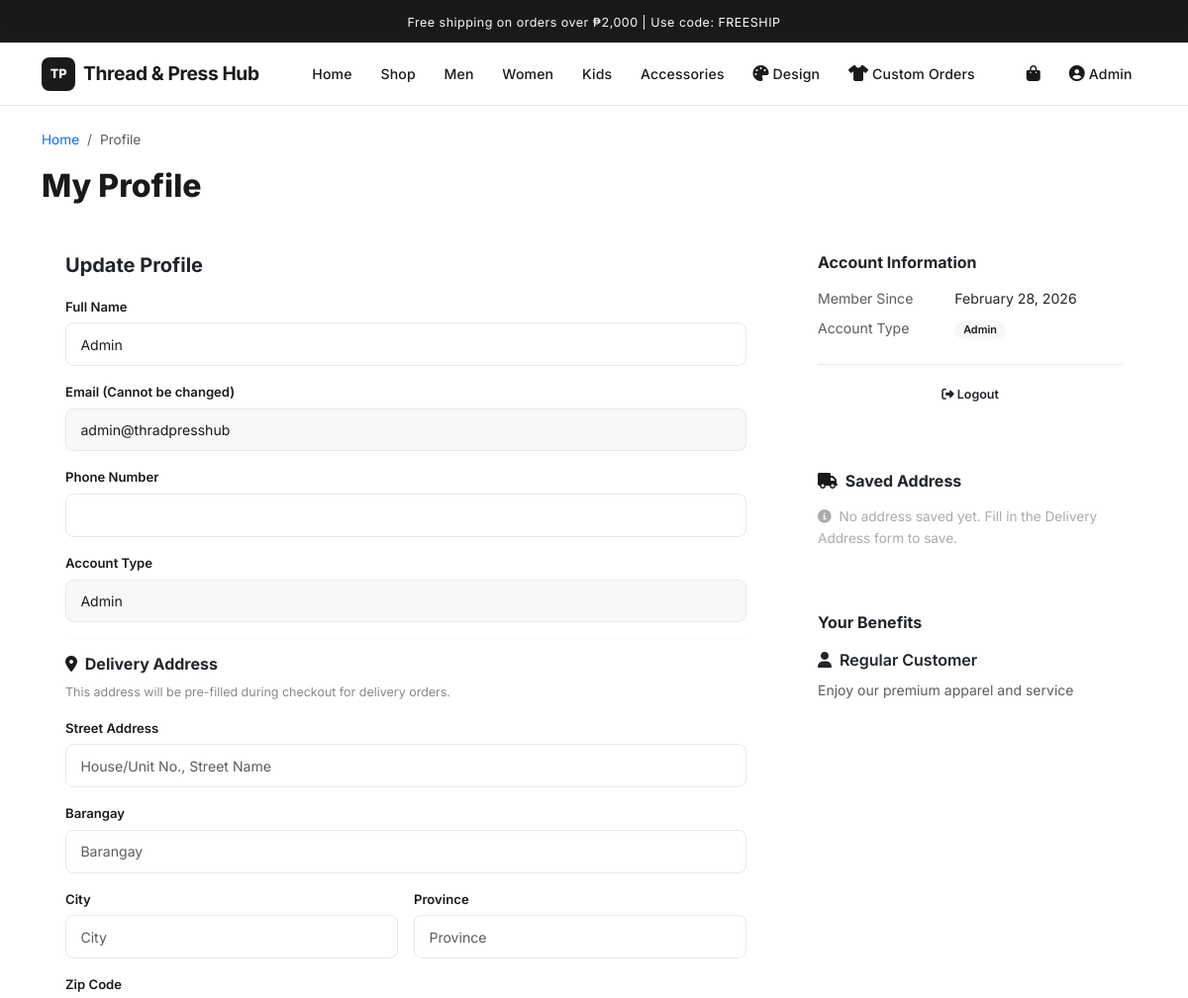
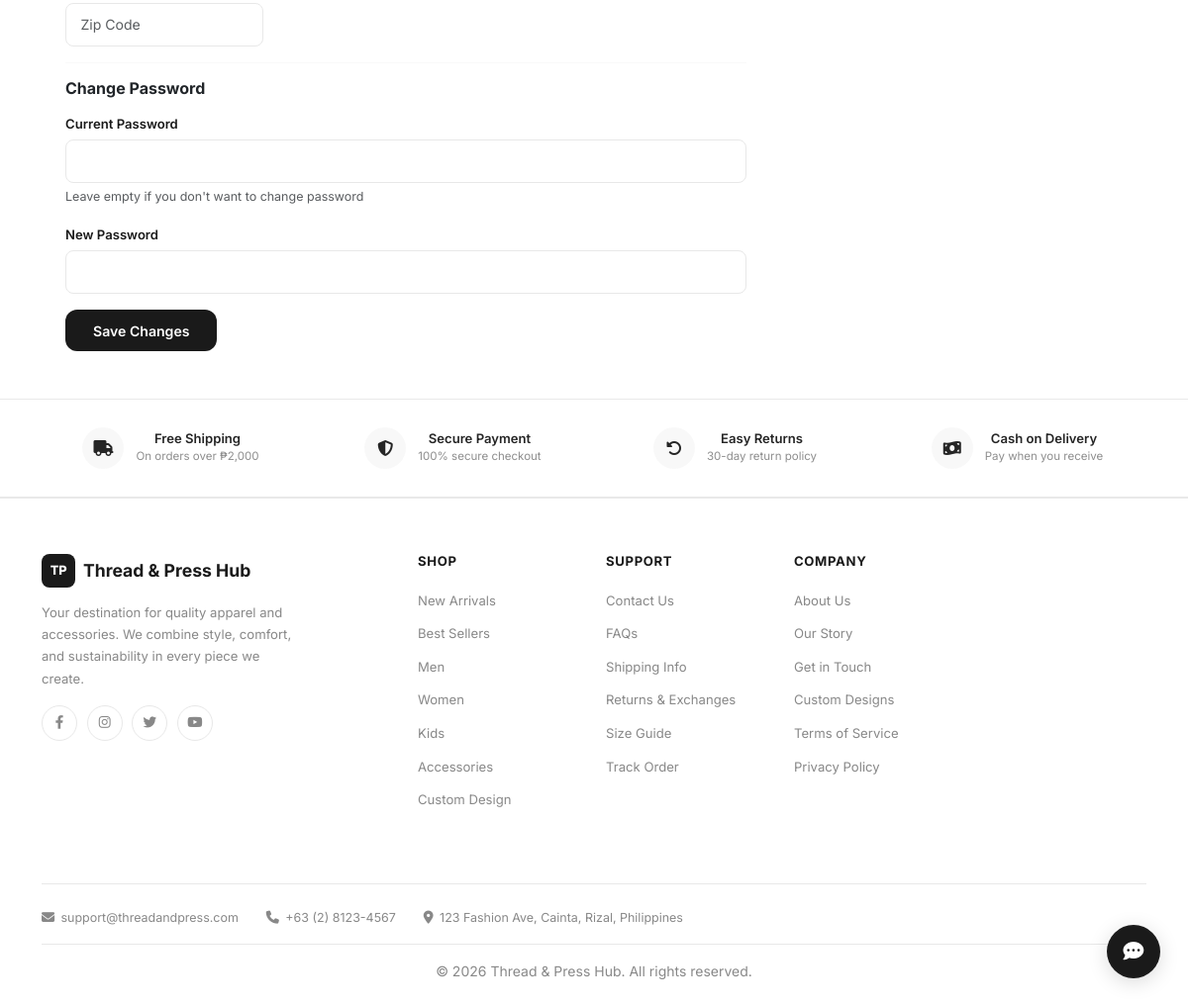
The app's page /profile.php (signed in) with its own data (2 pictures, top to bottom).
### tables this page shows
CREATE TABLE `users` (
  `id` int(11) NOT NULL,
  `fullname` varchar(100) NOT NULL,
  `email` varchar(100) NOT NULL,
  `phone` varchar(20) DEFAULT NULL,
  `password` varchar(255) NOT NULL,
  `user_type` enum('regular','pwd','senior','admin') DEFAULT 'regular',
  `pwd_id` varchar(50) DEFAULT NULL,
  `senior_id` varchar(50) DEFAULT NULL,
  `street_address` varchar(255) DEFAULT NULL,
  `barangay` varchar(100) DEFAULT NULL,
  `city` varchar(100) DEFAULT NULL,
  `province` varchar(100) DEFAULT NULL,
  `zipcode` varchar(20) DEFAULT NULL,
  `created_at` timestamp NOT NULL DEFAULT current_timestamp(),
  `updated_at` timestamp NOT NULL DEFAULT current_timestamp() ON UPDATE current_timestamp()
);

### profile.php (the view, shortened to what this page needs)
<?php
require 'includes/config.php';
$stmt = $conn->prepare("SELECT * FROM users WHERE id = ?");
$stmt->bind_param("i", $_SESSION['user_id']);
$stmt->execute();
$user = $stmt->get_result()->fetch_assoc();
?>
<?php include 'includes/header/header.php'; ?>
<div class="container py-4">
    <nav aria-label="breadcrumb">
        <ol class="breadcrumb" style="font-size:0.85rem;">
            <li class="breadcrumb-item"><a href="index.php" class="text-decoration-none">Home</a></li>
            <li class="breadcrumb-item active">Profile</li>
        </ol>
    </nav>
    <h1 style="font-weight:800; font-size:2rem; margin-bottom:1.5rem;">My Profile</h1>
    <div class="row g-4">
        <div class="col-md-8">
            <div class="card border-0" style="border:1px solid var(--border-light); border-radius:var(--radius-lg);">
                <div class="card-body p-4">
                    <h5 style="font-weight:700; margin-bottom:1.25rem;">Update Profile</h5>
                    <form method="POST">
                        <div class="form-group mb-3">
                            <label class="form-label" style="font-size:0.82rem; font-weight:600;">Full Name</label>
                            <input type="text" class="form-control" name="fullname" value="<?php echo htmlspecialchars($user['fullname']); ?>" required>
                        </div>
                        <div class="form-group mb-3">
                            <label class="form-label" style="font-size:0.82rem; font-weight:600;">Email (Cannot be changed)</label>
                            <input type="email" class="form-control" value="<?php echo htmlspecialchars($user['email']); ?>" disabled style="background:var(--bg-light);">
                        </div>
                        <div class="form-group mb-3">
                            <label class="form-label" style="font-size:0.82rem; font-weight:600;">Phone Number</label>
                            <input type="tel" class="form-control" name="phone" value="<?php echo htmlspecialchars($user['phone'] ?? ''); ?>">
                        </div>
                        <div class="form-group mb-3">
                            <label class="form-label" style="font-size:0.82rem; font-weight:600;">Account Type</label>
                            <input type="text" class="form-control" value="<?php echo ucfirst(str_replace('_', ' ', $user['user_type'])); ?>" disabled style="background:var(--bg-light);">
                        </div>
                        <hr style="border-color:var(--border-light);">
                        <h6 style="font-weight:700; margin-bottom:0.5rem;"><i class="fas fa-map-marker-alt me-1" style="color:var(--accent-green, #2d6a4f);"></i> Delivery Address</h6>
                        <p style="font-size:0.78rem; color:#888; margin-bottom:1rem;">This address will be pre-filled during checkout for delivery orders.</p>
                        <div class="form-group mb-3">
                            <label class="form-label" style="font-size:0.82rem; font-weight:600;">Street Address</label>
                            <input type="text" class="form-control" name="street_address" placeholder="House/Unit No., Street Name" value="<?php echo htmlspecialchars($user['street_address'] ?? ''); ?>">
                        </div>
                        <div class="form-group mb-3">
                            <label class="form-label" style="font-size:0.82rem; font-weight:600;">Barangay</label>
                            <input type="text" class="form-control" name="barangay" placeholder="Barangay" value="<?php echo htmlspecialchars($user['barangay'] ?? ''); ?>">
                        </div>
                        <div class="row g-3 mb-3">
                            <div class="col-md-6">
                                <label class="form-label" style="font-size:0.82rem; font-weight:600;">City</label>
                                <input type="text" class="form-control" name="city" placeholder="City" value="<?php echo htmlspecialchars($user['city'] ?? ''); ?>">
                            </div>
                            <div class="col-md-6">
                                <label class="form-label" style="font-size:0.82rem; font-weight:600;">Province</label>
                                <input type="text" class="form-control" name="province" placeholder="Province" value="<?php echo htmlspecialchars($user['province'] ?? ''); ?>">
                            </div>
                        </div>
                        <div class="form-group mb-3">
                            <label class="form-label" style="font-size:0.82rem; font-weight:600;">Zip Code</label>
                            <input type="text" class="form-control" name="zipcode" placeholder="Zip Code" maxlength="10" style="max-width:200px;" value="<?php echo htmlspecialchars($user['zipcode'] ?? ''); ?>">
                        </div>
                        <hr style="border-color:var(--border-light);">
                        <h6 style="font-weight:700; margin-bottom:1rem;">Change Password</h6>
                        <div class="form-group mb-3">
                            <label class="form-label" style="font-size:0.82rem; font-weight:600;">Current Password</label>
                            <input type="password" class="form-control" name="current_password">
                            <small class="text-muted" style="font-size:0.78rem;">Leave empty if you don't want to change password</small>
                        </div>
                        <div class="form-group mb-3">
                            <label class="form-label" style="font-size:0.82rem; font-weight:600;">New Password</label>
                            <input type="password" class="form-control" name="new_password">
                        </div>
                        <button type="submit" class="btn btn-dark" style="border-radius:12px; font-weight:600; padding:0.65rem 1.75rem;">
                            Save Changes
                        </button>
                    </form>
                </div>
            </div>
        </div>
        <div class="col-md-4">
            <div class="card border-0 mb-3" style="border:1px solid var(--border-light); border-radius:var(--radius-lg);">
                <div class="card-body p-4">
                    <h6 style="font-weight:700; margin-bottom:1rem;">Account Information</h6>
                    <dl class="row" style="font-size:0.88rem; margin-bottom:0;">
                        <dt class="col-sm-5 text-muted fw-normal">Member Since</dt>
                        <dd class="col-sm-7"><?php echo date('F d, Y', strtotime($user['created_at'])); ?></dd>
                        <dt class="col-sm-5 text-muted fw-normal">Account Type</dt>
                        <dd class="col-sm-7">
                            <span class="badge" style="background:var(--bg-light); color:var(--text-dark); font-weight:600;">
                                <?php echo ucfirst(str_replace('_', ' ', $user['user_type'])); ?>
                            </span>
                        </dd>
                    </dl>
                    <div class="mt-3 pt-3" style="border-top:1px solid var(--border-light);">
                        <a href="logout.php" class="btn btn-outline-dark btn-sm w-100" style="border-radius:8px;">
                            <i class="fas fa-sign-out-alt"></i> Logout
                        </a>
                    </div>
                </div>
            </div>
            <div class="card border-0" style="border:1px solid var(--border-light); border-radius:var(--radius-lg);">
                <div class="card-body p-4">
                    <h6 style="font-weight:700; margin-bottom:1rem;"><i class="fas fa-truck me-1" style="color:var(--accent-green, #2d6a4f);"></i> Saved Address</h6>
                    <?php if (!empty($user['street_address'])): ?>
                        <p style="font-size:0.88rem; margin-bottom:0.25rem;"><?php echo htmlspecialchars($user['street_address']); ?></p>
                        <p style="font-size:0.85rem; color:#666; margin-bottom:0.25rem;">
                            <?php echo htmlspecialchars($user['barangay']); ?>, <?php echo htmlspecialchars($user['city']); ?>
                        </p>
                        <p style="font-size:0.85rem; color:#666; margin-bottom:0;">
                            <?php echo htmlspecialchars($user['province']); ?> <?php echo htmlspecialchars($user['zipcode']); ?>
                        </p>
                    <?php else: ?>
                        <p style="font-size:0.85rem; color:#aaa; margin-bottom:0;"><i class="fas fa-info-circle me-1"></i> No address saved yet. Fill in the Delivery Address form to save.</p>
                    <?php endif; ?>
                </div>
            </div>
            <div class="card border-0 mt-3" style="border:1px solid var(--border-light); border-radius:var(--radius-lg);">
                <div class="card-body p-4">
                    <h6 style="font-weight:700; margin-bottom:1rem;">Your Benefits</h6>
                    <?php if ($user['user_type'] === 'pwd'): ?>
                        <p class="mb-1" style="font-weight:600;"><i class="fas fa-check-circle me-1" style="color:var(--success);"></i> 20% PWD Discount</p>
                        <small class="text-muted">Enjoy 20% off on all orders</small>
                    <?php elseif ($user['user_type'] === 'senior'): ?>
                        <p class="mb-1" style="font-weight:600;"><i class="fas fa-check-circle me-1" style="color:var(--success);"></i> 20% Senior Discount</p>
                        <small class="text-muted">Enjoy 20% off on all orders</small>
                    <?php else: ?>
                        <p class="mb-1" style="font-weight:600;"><i class="fas fa-user me-1"></i> Regular Customer</p>
                        <small class="text-muted">Enjoy our premium apparel and service</small>
                    <?php endif; ?>
                </div>
            </div>
        </div>
    </div>
</div>
<?php include 'includes/footer/footer.php'; ?>

### css/style.css (style rules this page uses)
* { margin: 0; padding: 0; box-sizing: border-box; }
html, body { margin: 0 !important; padding: 0 !important; }
:root { --primary: #1a1a1a; --primary-light: #333333; --secondary: #666666; --accent: #c8a96e; --accent-hover: #b89555; --text-dark: #1a1a1a; --text-medium: #555555; --text-light: #888888; --bg-white: #ffffff; --bg-light: #f8f8f8; --bg-gray: #f2f2f2; --border-light: #e8e8e8; --border-medium: #d0d0d0; --success: #22c55e; --danger: #ef4444; --warning: #f59e0b; --info: #3b82f6; --shadow-sm: 0 1px 3px rgba(0,0,0,0.06); --shadow-md: 0 4px 12px rgba(0,0,0,0.08); --shadow-lg: 0 8px 30px rgba(0,0,0,0.12); --radius-sm: 8px; --radius-md: 12px; --radius-lg: 16px; --radius-xl: 24px; --transition: all 0.25s ease; --coffee-dark: #1a1a1a; --coffee-brown: #333333; --coffee-light: #666666; --coffee-cream: #f2f2f2; --accent-green: #1a1a1a; }
body { font-family: 'Inter', -apple-system, BlinkMacSystemFont, 'Segoe UI', Roboto, sans-serif; color: var(--text-dark); background-color: var(--bg-white); line-height: 1.6; -webkit-font-smoothing: antialiased; -moz-osx-font-smoothing: grayscale; padding-top: 0 !important; }
.form-group { margin-bottom: 1.15rem; }
.form-label { font-weight: 600; color: var(--text-dark); margin-bottom: 0.35rem; display: block; font-size: 0.82rem; }
.form-control { border: 1.5px solid var(--border-light); border-radius: var(--radius-sm); padding: 0.65rem 0.9rem; font-size: 0.88rem; transition: var(--transition); background: var(--bg-white); color: var(--text-dark); }
.btn { border-radius: var(--radius-sm); padding: 0.5rem 1rem; font-weight: 600; transition: var(--transition); border: none; font-size: 0.88rem; }
.btn-sm { padding: 0.3rem 0.7rem; font-size: 0.78rem; }
.btn-dark { background: var(--primary); color: white; }
.badge { padding: 0.25rem 0.55rem; border-radius: var(--radius-xl); font-size: 0.68rem; font-weight: 600; }

### records on screen
users: fullname "Admin", email "admin@thradpresshub", user_type "Admin", created_at "February 28, 2026"

### other values on screen
$_SESSION['user_name'] "Admin"
